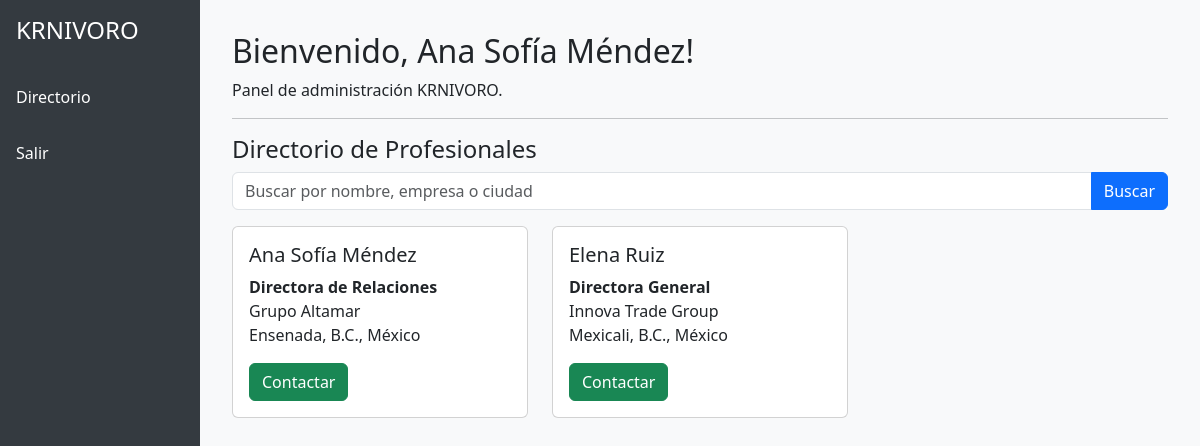
The app's page /admin/dashboard.php (signed in) with its own data.
### tables this page shows
CREATE TABLE `Usuarios` (
  `id` int(11) NOT NULL,
  `nombre` varchar(255) NOT NULL,
  `email` varchar(255) NOT NULL,
  `password_hash` varchar(255) NOT NULL,
  `telefono` varchar(30) DEFAULT NULL,
  `rol` enum('admin','directorio') DEFAULT 'directorio',
  `creado_en` timestamp NOT NULL DEFAULT CURRENT_TIMESTAMP,
  `puesto` varchar(100) DEFAULT NULL,
  `empresa` varchar(100) DEFAULT NULL,
  `ciudad` varchar(100) DEFAULT NULL,
  `estado` varchar(100) DEFAULT NULL,
  `pais` varchar(100) DEFAULT NULL,
  `imagen` varchar(255) DEFAULT NULL,
  `bio` text,
  `aprobado` tinyint(1) NOT NULL DEFAULT '0'
);

### admin/dashboard.php (the view, shortened to what this page needs)
<?php
$pdo = new PDO('mysql:host=localhost;dbname=krnivoro_db;charset=utf8mb4', 'krnivoro_db', 'Krnivoro.com1');
$stmt = $pdo->prepare("SELECT rol, nombre, aprobado FROM Usuarios WHERE id = ?");
$stmt->execute([$_SESSION['usuario_id']]);
$usuario = $stmt->fetch();
$rol = $usuario['rol'] ?? 'directorio';
$nombre = $usuario['nombre'] ?? '';
$aprobado = $usuario['aprobado'] ?? 0;
?>
<!DOCTYPE html>
<html lang="es">
<head>
    <link rel="stylesheet" href="https://cdn.jsdelivr.net/npm/bootstrap@5.3.2/dist/css/bootstrap.min.css">
</head>
<body>
    <div class="sidebar">
        <h4 class="p-3">KRNIVORO</h4>
        <a href="/admin/directorio.php">Directorio</a>
        <a href="/admin/logout.php">Salir</a>
    </div>
    <div class="main">
        <h2>Bienvenido, <?php echo htmlspecialchars($nombre); ?>!</h2>
        <p>Panel de administración KRNIVORO.</p>
        <hr>
        <?php if ($rol === 'directorio' && !$aprobado): ?>
            <div class="alert alert-warning">Tu aplicación está en revisión. El equipo de KRNIVORO está revisando tus datos. Pronto recibirás una notificación.</div>
        <?php elseif ($rol === 'directorio'): ?>
            <h4>Directorio de Profesionales</h4>
            <form method="get" class="mb-3">
                <div class="input-group">
                    <input type="text" name="buscar" class="form-control" placeholder="Buscar por nombre, empresa o ciudad" value="<?php echo htmlspecialchars($_GET['buscar'] ?? ''); ?>">
                    <button class="btn btn-primary" type="submit">Buscar</button>
                </div>
            </form>
            <?php
            $query = "SELECT nombre, puesto, empresa, ciudad, estado, pais, email FROM Usuarios WHERE aprobado = 1";
            $params = [];
            $stmtDir = $pdo->prepare($query);
            $stmtDir->execute($params);
            $profesionales = $stmtDir->fetchAll();
            ?>
            <div class="row">
                <?php foreach ($profesionales as $pro): ?>
                    <div class="col-md-4 mb-3">
                        <div class="card">
                            <div class="card-body">
                                <h5 class="card-title"><?php echo htmlspecialchars($pro['nombre']); ?></h5>
                                <p class="card-text">
                                    <strong><?php echo htmlspecialchars($pro['puesto']); ?></strong><br>
                                    <?php echo htmlspecialchars($pro['empresa']); ?><br>
                                    <?php echo htmlspecialchars($pro['ciudad']); ?>, <?php echo htmlspecialchars($pro['estado']); ?>, <?php echo htmlspecialchars($pro['pais']); ?>
                                </p>
                                <a href="mailto:<?php echo htmlspecialchars($pro['email']); ?>" class="btn btn-success">Contactar</a>
                            </div>
                        </div>
                    </div>
                <?php endforeach; ?>
            </div>
        <?php else: ?>
            <p>Usa el menú lateral para navegar.</p>
        <?php endif; ?>
    </div>
</body>
</html>

### admin/dashboard.php (style rules this page uses)
body { background: #f8f9fa; }
.sidebar { min-width: 200px; background: #343a40; color: #fff; height: 100vh; position: fixed; }
.sidebar a { color: #fff; display: block; padding: 1rem; text-decoration: none; }
.main { margin-left: 200px; padding: 2rem; }

### records on screen
usuarios: nombre "Ana Sofía Méndez", puesto "Directora de Relaciones", empresa "Grupo Altamar", ciudad "Ensenada", estado "B.C.", pais "México"
usuarios: nombre "Elena Ruiz", puesto "Directora General", empresa "Innova Trade Group", ciudad "Mexicali", estado "B.C.", pais "México"
